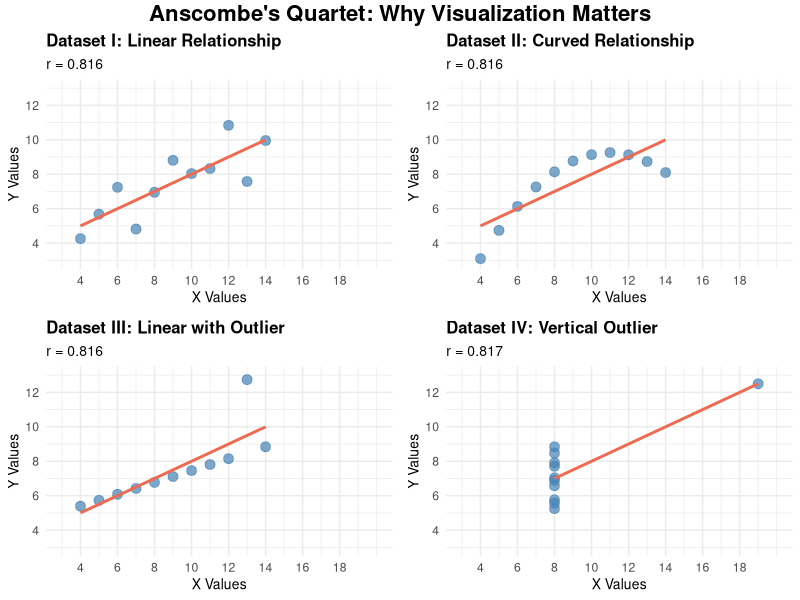

This chart was generated by the following R code:
## ---- chunk 1
# Computing measures of central tendency in R
# Using business-relevant sample data: employee salaries in thousands of euros
salaries <- c(35, 38, 42, 45, 48, 52, 55, 58, 62, 120)

# Mean - notice how the outlier (120k) affects it
mean_salary <- mean(salaries)

# Median - more robust to outliers
median_salary <- median(salaries)

# Mode (R doesn't have a built-in mode function, so you can create one yourself)
get_mode <- function(x) {
 unique_x <- unique(x)
 unique_x[which.max(tabulate(match(x, unique_x)))]
}

# Use synthetic department data
departments <- c(
  "Sales", "IT", "Sales", "Marketing", "IT", "Sales", "HR", "IT", "Sales")
mode_dept <- get_mode(departments) # Gives most common department

## ---- chunk 2
# Using dplyr for grouped calculations 
library(dplyr)

# Example with employee data by department
set.seed(123) # for reproducibility
employee_data <- data.frame(
 department = rep(c("Sales", "IT", "Marketing"), each = 10),
 salary = c(
   rnorm(10, mean = 45, sd = 5),  # Sales
   rnorm(10, mean = 55, sd = 8),  # IT
   rnorm(10, mean = 48, sd = 6)   # Marketing
 )
)

# Calculate measures by department
dept_summary <- employee_data %>%
 group_by(department) %>%
 summarise(
   mean_salary = round(mean(salary), 2),
   median_salary = round(median(salary), 2),
   .groups = 'drop'
 )
## ---- chunk 3
#| code-summary: R code example for range, variance, and mean
# Creating artificial business data: monthly sales figures in euros
monthly_sales <- c(
  85000, 92000, 78000, 105000, 88000, 94000, 110000, 87000, 96000, 150000)

sales_range <- range(monthly_sales)

sales_variance <- var(monthly_sales)

sales_std <- sd(monthly_sales) # Standard deviation 

## ---- chunk 4
#| code-summary: R code example for coefficient of variation

# Dataset 1: Monthly sales in euros
monthly_sales <- c(
  85000, 92000, 78000, 105000, 88000, 94000, 110000, 87000, 96000, 150000)

# Dataset 2: Customer satisfaction scores (1-5 scale)
customer_satisfaction <- c(3.8, 4.1, 3.9, 4.2, 3.7, 4.0, 4.3, 3.6, 4.1, 3.9)

# Calculate coefficient of variation for monthly sales
sales_mean <- mean(monthly_sales)
sales_sd <- sd(monthly_sales)
sales_cv <- (sales_sd / sales_mean) * 100  
# CV ~ 21% -> moderate sales variability

# Calculate coefficient of variation for customer satisfaction
satisfaction_mean <- mean(customer_satisfaction)
satisfaction_sd <- sd(customer_satisfaction)
satisfaction_cv <- (satisfaction_sd / satisfaction_mean) * 100  
# CV ~ 5%, showing very consistent satisfaction

# Key insight: while sales figures vary by thousands of euros, their 
#  coefficient of variation (around 21%) shows moderate business volatility. 
#  In contrast, customer satisfaction scores, though varying by just decimal 
#  points, have a very low coefficient of variation (around 5%), indicating 
#  remarkably consistent customer experience. 
# This comparison illustrates why coefficient of variation is so valuable in 
#  business analytics - it reveals that this company has achieved stable 
#  customer satisfaction despite fluctuating sales performance, suggesting 
#  strong service quality regardless of revenue variations.
## ---- chunk 5
#| code-summary: R code example for grouped computation

library(dplyr)

# Example with quarterly performance data
quarterly_data <- data.frame(
  quarter = rep(c("Q1", "Q2", "Q3", "Q4"), each = 6),
  revenue = c(
    rnorm(6, mean = 180, sd = 20),  # Q1
    rnorm(6, mean = 195, sd = 15),  # Q2
    rnorm(6, mean = 210, sd = 25),  # Q3
    rnorm(6, mean = 185, sd = 18)   # Q4
  )
)

quarterly_summary <- quarterly_data %>%
  group_by(quarter) %>%
  summarise(
    mean_revenue = round(mean(revenue), 2),
    std_dev_revenue = round(sd(revenue), 2),
    cv_percent = round((sd(revenue)/mean(revenue)) * 100, 1), 
    .groups = 'drop'
  )
## ---- chunk 6
# Computing correlation and covariance in R
# Creating realistic business sample data
set.seed(123)  # For reproducible results

# Relationship between advertising spend and sales
advertising_spend <- seq(10, 100, by = 5)  # In thousands of euros
sales_revenue <- advertising_spend * 2.5 + rnorm(19, mean = 0, sd = 15) + 50

# Covariance - note the units are hard to interpret
covariance_value <- cov(advertising_spend, sales_revenue)

# Correlation - much easier to interpret
correlation_value <- cor(advertising_spend, sales_revenue)

# Different correlation methods for different data types
# Pearson: for linear relationships with normally distributed data
# Spearman: for monotonic relationships, robust to outliers
cor_pearson <- cor(advertising_spend, sales_revenue, method = "pearson")
cor_spearman <- cor(advertising_spend, sales_revenue, method = "spearman")
## ---- chunk 7
#| code-summary: "Create artificial data 'business_metrics'"

library(dplyr)
# Creating a realistic business dataset
set.seed(123)
business_metrics <- data.frame(
  advertising_spend = rnorm(100, mean = 50, sd = 15),  # thousands of euros
  customer_satisfaction = rnorm(100, mean = 3.8, sd = 0.5),  # 1-5 scale
  employee_satisfaction = rnorm(100, mean = 3.5, sd = 0.6),  # 1-5 scale
  training_hours = rnorm(100, mean = 25, sd = 8)  # hours per quarter
)

# Create interdependent business metrics
business_metrics <- business_metrics %>%
  mutate(
    # Sales influenced by advertising and customer satisfaction
    sales_revenue = 100 + 
      1.2 * advertising_spend + 
      30 * customer_satisfaction + 
      rnorm(100, 0, 20),
    
    # Customer satisfaction influenced by employee satisfaction
    customer_satisfaction = customer_satisfaction + 
      0.3 * employee_satisfaction + 
      rnorm(100, 0, 0.2),
    
    # Employee satisfaction influenced by training
    employee_satisfaction = employee_satisfaction + 
      0.02 * training_hours + 
      rnorm(100, 0, 0.15),
    
    # Profit margin influenced by efficiency (inverse of spending per revenue)
    profit_margin = 15 + 
      sales_revenue * 0.1 - 
      advertising_spend * 0.5 + 
      customer_satisfaction * 2 + 
      rnorm(100, 0, 5)
  )

# Clean up the correlations by ensuring realistic ranges
business_metrics$customer_satisfaction <- pmax(
  1, pmin(5, business_metrics$customer_satisfaction))
business_metrics$employee_satisfaction <- pmax(
  1, pmin(5, business_metrics$employee_satisfaction))
## ---- chunk 8
#| code-summary: "Create correlation matrix in R"
correlation_matrix <- cor(business_metrics)
## ---- chunk 9
#| code-summary: "Visualize correlation matrix"
library(ggplot2)
library(dplyr)
library(tidyr)

# Assuming your correlation matrix is stored in 'correlation_matrix'
# First, let's understand what we're working with
correlation_visualization <- correlation_matrix %>%
  # Convert the matrix to a data frame if it isn't already
  as.data.frame() %>%
  # Add row names as a column (these are our first variable names)
  mutate(var1 = rownames(.)) %>%
  # Reshape from wide to long format
  pivot_longer(cols = -var1,           
               names_to = "var2", 
               values_to = "correlation") %>%
  # Create a more readable format for variable names
  mutate(
    var1_clean = case_when(
      var1 == "advertising_spend" ~ "Advertising Spend",
      var1 == "customer_satisfaction" ~ "Customer Satisfaction", 
      var1 == "employee_satisfaction" ~ "Employee Satisfaction",
      var1 == "training_hours" ~ "Training Hours",
      var1 == "sales_revenue" ~ "Sales Revenue",
      var1 == "profit_margin" ~ "Profit Margin",
      TRUE ~ var1
    ),
    var2_clean = case_when(
      var2 == "advertising_spend" ~ "Advertising Spend",
      var2 == "customer_satisfaction" ~ "Customer Satisfaction",
      var2 == "employee_satisfaction" ~ "Employee Satisfaction", 
      var2 == "training_hours" ~ "Training Hours",
      var2 == "sales_revenue" ~ "Sales Revenue",
      var2 == "profit_margin" ~ "Profit Margin",
      TRUE ~ var2
    )
  )

# Create the visualization
correlation_heatmap <- correlation_visualization %>%
  ggplot(aes(x = var2_clean, y = var1_clean, fill = correlation)) +
  geom_tile(color = "white", linewidth = 0.3) +
  geom_text(aes(label = round(correlation, 2)), 
            color = "black", size = 3) +
  scale_fill_gradient2(low = "darkred", mid = "white", high = "darkblue",
                       midpoint = 0, limit = c(-1, 1),
                       name = "Correlation\nCoefficient") +
  # Rotate x-axis labels for better readability
  theme_minimal() +
  theme(axis.text.x = element_text(angle = 45, hjust = 1),
        axis.title = element_blank(),
        panel.grid = element_blank()) +
  labs(title = "Business Metrics Correlation Matrix")

## ---- chunk 10
#| code-summary: "R code for the visualization"
# Load required libraries
library(ggplot2)
library(dplyr)
library(tidyr)
library(stringr)
library(ggpubr)  # For ggarrange function

# Step 1: Transform the Anscombe data into a more workable format
# The original data has separate columns for each dataset, we need to reshape it
anscombe_long <- anscombe %>%
  # Add row numbers to track observations
  mutate(observation = row_number()) %>%
  # Reshape to long format - this is where the magic happens
  pivot_longer(cols = -observation,
               names_to = "variable", 
               values_to = "value") %>%
  # Extract dataset number and variable type from column names
  mutate(
    dataset = str_extract(variable, "\\d+"),  # Extract number (1,2,3,4)
    axis = str_extract(variable, "[xy]"),     # Extract x or y
    dataset = paste("Dataset", dataset)        # Make it more readable
  ) %>%
  select(-variable) |> 
  # Reshape wider to have x and y as separate columns
  pivot_wider(names_from = axis, values_from = value)

# Step 2: Create individual scatter plots for each dataset
# We'll create a function to ensure consistency across all plots
create_anscombe_plot <- function(data_subset, title) {
  # Calculate correlation for the subtitle
  correlation <- cor(data_subset$x, data_subset$y)
  
  # Create the scatter plot with regression line
  ggplot(data_subset, aes(x = x, y = y)) +
    geom_point(size = 3, alpha = 0.7, color = "steelblue") +
    # Add regression line with confidence interval
    geom_smooth(method = "lm", se = FALSE, color = "coral2", alpha = 0.2) +
    # Ensure consistent scales across all plots for fair comparison
    scale_x_continuous(limits = c(3, 20), breaks = seq(4, 18, 2)) +
    scale_y_continuous(limits = c(3, 13), breaks = seq(4, 12, 2)) +
    labs(
      title = title,
      subtitle = paste("r =", round(correlation, 3)),
      x = "X Values",
      y = "Y Values"
    ) +
    # Clean minimal theme
    theme_minimal() +
    theme(
      plot.title = element_text(size = 12, face = "bold"),
      plot.subtitle = element_text(size = 10),
      axis.title = element_text(size = 10)
    )
}

# Step 3: Create individual plots for each dataset
plot1 <- anscombe_long %>%
  filter(dataset == "Dataset 1") %>%
  create_anscombe_plot("Dataset I: Linear Relationship")

plot2 <- anscombe_long %>%
  filter(dataset == "Dataset 2") %>%
  create_anscombe_plot("Dataset II: Curved Relationship")

plot3 <- anscombe_long %>%
  filter(dataset == "Dataset 3") %>%
  create_anscombe_plot("Dataset III: Linear with Outlier")

plot4 <- anscombe_long %>%
  filter(dataset == "Dataset 4") %>%
  create_anscombe_plot("Dataset IV: Vertical Outlier")

# Step 4: Arrange all plots in a 2x2 grid
final_plot <- ggarrange(plot1, plot2, plot3, plot4,
                       ncol = 2, nrow = 2,
                       common.legend = FALSE)

# Add an overall title to tie everything together
final_plot <- annotate_figure(final_plot,
                             top = text_grob("Anscombe's Quartet: Why Visualization Matters",
                                           face = "bold", size = 16))

# Display the final visualization
print(final_plot)
## ---- chunk 11
#| code-summary: "R code "
library(knitr)
summary_stats <- anscombe_long %>%
  group_by(dataset) %>%
  summarise(
    mean_x = round(mean(x), 2),
    mean_y = round(mean(y), 2),
    sd_x = round(sd(x), 2),
    sd_y = round(sd(y), 2),
    correlation = round(cor(x, y), 3),
    .groups = 'drop'
  )
kable(summary_stats)
